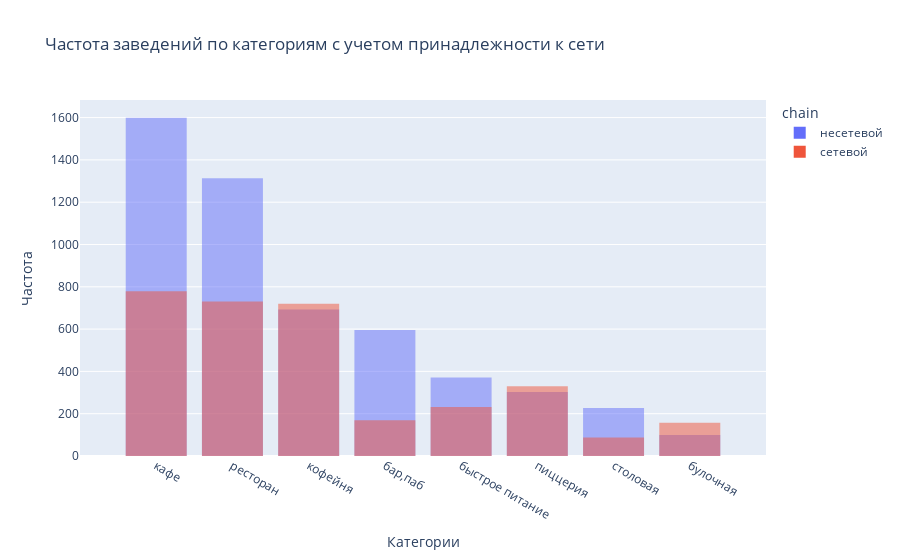

Notebook code for this chart:
### Code cell
# строим гистограммы
fig = px.histogram(data_chain, # загружаем данные
                   x='category', # указываем столбец с данными для оси X
                   y='name',
                   color='chain', # обозначаем категорию для разделения цветом
                   range_x=[-1, 8], # ограничиваем ось X
                   title='Частота заведений по категориям с учетом принадлежности к сети ', # указываем заголовок
                   nbins=7, # назначаем число корзин
                   barmode='overlay') # выбираем «полупрозрачный» тип отображения столбцов
fig.update_xaxes(title_text='Категории') # подпись для оси X
fig.update_yaxes(title_text='Частота') # подпись для оси Y
fig.show() # выводим график

### Figure 1 — Plotly figure (JSON) as saved in the notebook; plotly's stock layout.template omitted (floating-point values rounded to 4 significant figures)
{"data": [{"alignmentgroup": "True", "bingroup": "x", "histfunc": "sum", "hovertemplate": "chain=несетевой<br>category=%{x}<br>sum of name=%{y}<extra></extra>", "legendgroup": "несетевой", "marker": {"color": "#636efa", "opacity": 0.5, "pattern": {"shape": ""}}, "name": "несетевой", "nbinsx": 7, "offsetgroup": "несетевой", "orientation": "v", "showlegend": true, "type": "histogram", "x": ["кафе", "ресторан", "кофейня", "бар,паб", "быстрое питание", "пиццерия", "столовая", "булочная"], "xaxis": "x", "y": [1599, 1313, 693, 596, 371, 303, 227, 99], "yaxis": "y"}, {"alignmentgroup": "True", "bingroup": "x", "histfunc": "sum", "hovertemplate": "chain=сетевой<br>category=%{x}<br>sum of name=%{y}<extra></extra>", "legendgroup": "сетевой", "marker": {"color": "#EF553B", "opacity": 0.5, "pattern": {"shape": ""}}, "name": "сетевой", "nbinsx": 7, "offsetgroup": "сетевой", "orientation": "v", "showlegend": true, "type": "histogram", "x": ["кафе", "ресторан", "кофейня", "пиццерия", "быстрое питание", "бар,паб", "булочная", "столовая"], "xaxis": "x", "y": [779, 730, 720, 330, 232, 169, 157, 88], "yaxis": "y"}], "layout": {"barmode": "overlay", "legend": {"title": {"text": "chain"}, "tracegroupgap": 0}, "title": {"text": "Частота заведений по категориям с учетом принадлежности к сети "}, "xaxis": {"anchor": "y", "domain": [0, 1], "range": [-1, 8], "title": {"text": "Категории"}}, "yaxis": {"anchor": "x", "domain": [0, 1], "title": {"text": "Частота"}}}}
